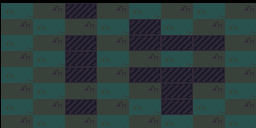

A level layout from a 2D game, rendered from its tile map. Below: a short description, then the map file with its tile-grid data intact:
An orthogonal 8x8 tile map with 32x16 px tiles, 1 tile layer (Tile Layer 1).

<map version="1.9" tiledversion="1.9.2" orientation="orthogonal" renderorder="right-down" width="8" height="8" tilewidth="32" tileheight="16" infinite="0" nextlayerid="2" nextobjectid="1">
 <editorsettings>
  <export target="Testmap3.tmj" format="json" />
 </editorsettings>
 <tileset firstgid="1" name="tile-sheet" tilewidth="32" tileheight="16" tilecount="3" columns="3">
  <image source="tile-sheet.png" trans="ff00ff" width="96" height="16" />
 </tileset>
 <layer id="1" name="Tile Layer 1" width="8" height="8" offsetx="1" offsety="3">
  <data encoding="csv">
2,1,3,1,2,1,2,1,
1,2,1,2,3,2,1,2,
2,1,3,1,3,3,3,1,
1,2,3,2,1,2,1,2,
2,1,3,1,3,3,3,1,
1,2,1,2,1,3,1,2,
2,1,3,1,2,3,2,1,
1,2,1,2,1,2,1,2
</data>
 </layer>
</map>
